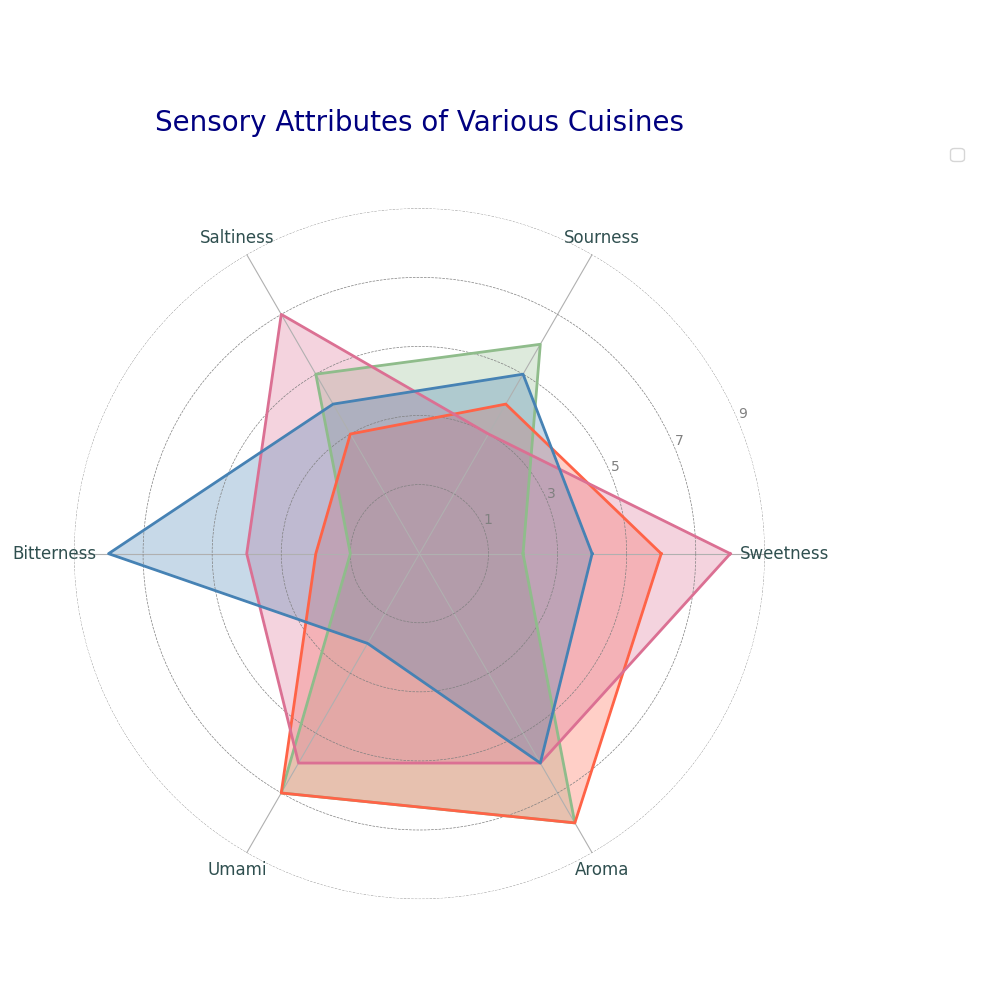

This chart was generated by the following Python code:
import matplotlib.pyplot as plt
import numpy as np

attributes = ['Sweetness', 'Sourness', 'Saltiness', 'Bitterness', 'Umami', 'Aroma']
num_vars = len(attributes)

cuisine_italian = [3, 7, 6, 2, 8, 9]
cuisine_japanese = [7, 5, 4, 3, 8, 9]
cuisine_indian = [9, 4, 8, 5, 7, 7]
cuisine_french = [5, 6, 5, 9, 3, 7]

cuisine_italian += cuisine_italian[:1]
cuisine_japanese += cuisine_japanese[:1]
cuisine_indian += cuisine_indian[:1]
cuisine_french += cuisine_french[:1]

angles = np.linspace(0, 2 * np.pi, num_vars, endpoint=False).tolist()
angles += angles[:1]

fig, ax = plt.subplots(figsize=(10, 10), subplot_kw=dict(polar=True))

ax.spines['polar'].set_visible(False)
ax.yaxis.grid(True, color='gray', linestyle='--', linewidth=0.5)

plt.xticks(angles[:-1], attributes, color='darkslategray', size=12)
ax.set_yticklabels(["1", "3", "5", "7", "9"], color='grey', size=10)
ax.set_ylim(0, 10)

colors = ['#8FBC8B', '#FF6347', '#DB7093', '#4682B4']

cuisines = [cuisine_italian, cuisine_japanese, cuisine_indian, cuisine_french]
cuisine_names = ['Italian', 'Japanese', 'Indian', 'French']

for data, name, color in zip(cuisines, cuisine_names, colors):
    ax.plot(angles, data, linewidth=2, color=color)
    ax.fill(angles, data, color=color, alpha=0.3)

plt.title('Sensory Attributes of Various Cuisines', size=20, color='navy', y=1.1)
plt.legend(loc='upper right', bbox_to_anchor=(1.3, 1.1), fontsize=12)

plt.tight_layout()
plt.show()
